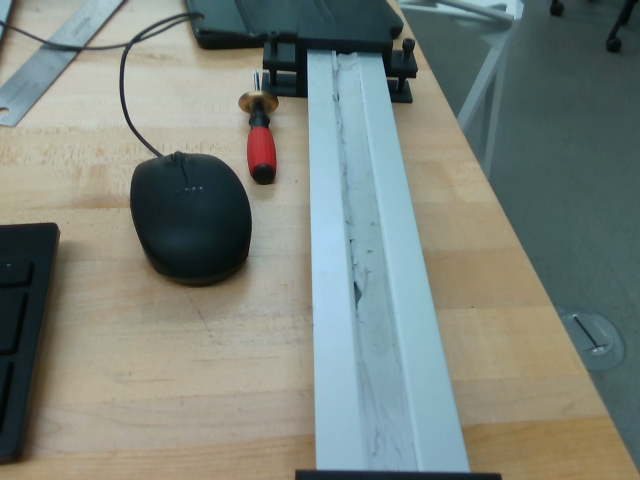
#> input picture rgb/rgb_001.png, 640 x 480 px, found by its file name
$ python bounding_box.py
#> lines starting #> are read from the running program, lines starting #| are printed output that depends on the picture; after the words box and inside, x2 and y2 are one past the last pixel; in counts of white or black regions, pixels touching at a corner belong together
import cv2
import numpy as np
from PIL import Image, ImageDraw, ImageFont

def find_bounding_box (image_path):
#> called with image_path = 'C:/Users/ashwi/Desktop/rgb_001.png'
    image = cv2.imread(image_path)
#> image is the input picture: shape (480, 640, 3); mean B, G, R 123.3, 130.8, 122.3

    if image is None:
        print(f"Error: Could not load image from {image_path}")
        return None, None

    hsv = cv2.cvtColor(image, cv2.COLOR_BGR2HSV)
#> hsv: shape (480, 640, 3); mean H, S, V 58.4, 62.9, 138.3
    # Define yellow range (tune as needed)
    # lower_yellow = np.array([20, 100, 100])
    # upper_yellow = np.array([30, 255, 255])

    lower_blue = np.array([100, 150, 50])
    upper_blue = np.array([140, 255, 255])
    # White range
    lower_white = np.array([0, 0, 200])
    upper_white = np.array([180, 40, 255])


    # Threshold
    mask= cv2.inRange(hsv, lower_blue, upper_blue)
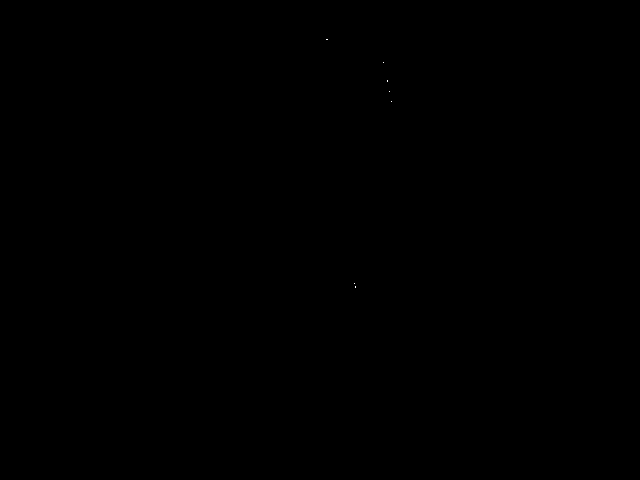
#> mask: shape (480, 640); 0% white in thin lines or dots, all inside (x1, y1, x2, y2) = (326, 39, 392, 288)
    # mask_yellow = cv2.inRange(hsv, lower_yellow, upper_yellow)
    # mask_white = cv2.inRange(hsv, lower_white, upper_white)
    # mask = cv2.bitwise_or(mask_yellow, mask_white)
    # Find contours
    contours, _ = cv2.findContours(mask, cv2.RETR_EXTERNAL, cv2.CHAIN_APPROX_SIMPLE)
#> contours = 7 contours, all with area under 20


    if contours:
        c = max(contours, key=cv2.contourArea)
#> c = [[355, 286], [355, 287]]
        x, y, w, h = cv2.boundingRect(c)
#> x = 355; y = 286; w = 1; h = 2
        # return image, (x - 30, y, w + 60, h + 250)
        return image, (x, y, w, h + 250)
    else:
        print("No yellow contours found")
        return image, None


def draw_bounding_box(image, bbox, color=(0, 255, 0), thickness=2):

    if bbox is not None:
        x, y, w, h = bbox
        # cv2.rectangle(image, (x - 30, y ), (x + 30 + w , y + 250 + h), color, thickness)
        cv2.rectangle(image, (x, y ), (x + w , y + h), color, thickness)
        # Optional: Add text label
        cv2.putText(image, f'Blue Sticker', (x, y-10),
                   cv2.FONT_HERSHEY_SIMPLEX, 0.6, color, thickness)
    return image

def draw_bbox_with_sam_coords(image_path, bbox):
    x, y, w, h = bbox
    bbox_xyxy = n
    # Open image
    image = Image.open(image_path).convert("RGB")
    draw = ImageDraw.Draw(image)

    # Draw bounding box
    draw.rectangle(bbox_xyxy, outline='green', width=3)

    # Prepare text
    text = f"{bbox_xyxy}"
    try:
        font = ImageFont.truetype("arial.ttf", 20)
    except IOError:
        font = ImageFont.load_default()

    # Position text slightly above the box
    x, y = bbox_xyxy[0], bbox_xyxy[1]
    text_position = (x, y - 25)

    # Draw text
    draw.text(text_position, text, fill='green', font=font)

    # Save or display
    image.save('C:/Users/ashwi/Desktop/diffused_img/bbox_with_text_126.png')
    image.show()
    return image


image_path = 'C:/Users/ashwi/Desktop/rgb_001.png'
image, bbox = find_bounding_box(image_path)
#> bbox = (355, 286, 1, 252)


if image is not None:
        if bbox is not None:

            result_image = draw_bounding_box(image.copy(), bbox)
#> in draw_bounding_box, `x, y, w, h = bbox`: x = 355; y = 286; w = 1; h = 252
#> in draw_bounding_box, `cv2.putText(image, f'Blue Sticker', (x, y-10), cv2.FONT_HERSHEY_SIMPLE..`:
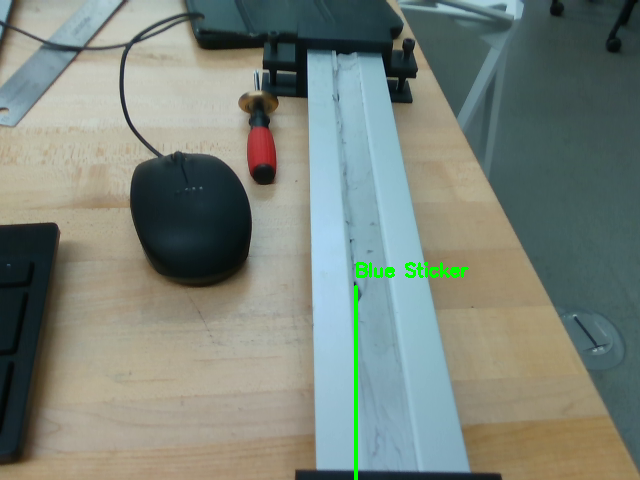
#> image: shape (480, 640, 3); mean B, G, R 122.4, 131.3, 121.7
            # result_image = draw_bbox_with_sam_coords(image_path, bbox)

            cv2.imshow('Original with Bounding Box', result_image)
            cv2.waitKey(0)
            cv2.destroyAllWindows()

            cv2.imwrite('C:/Users/ashwi/Desktop/rgb_001_bbox.png', result_image)

$ run again, with rgb/rgb_002.png copied over rgb/rgb_001.png
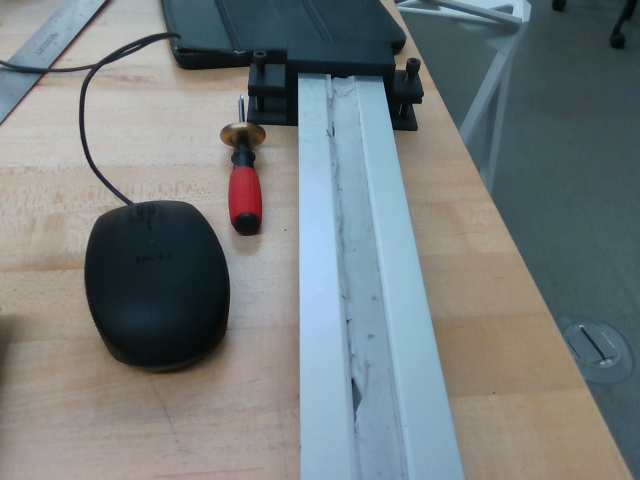
#> input picture rgb/rgb_002.png, 640 x 480 px, found by its file name
#> in find_bounding_box, image is the input picture: shape (480, 640, 3); mean B, G, R 125.7, 125, 117.5
#> hsv: shape (480, 640, 3); mean H, S, V 62.6, 60.3, 135.5
#> mask: shape (480, 640); 0.01% white in thin lines or dots, all inside (x1, y1, x2, y2) = (223, 22, 600, 384)
#> contours = 20 contours, all with area under 20
#> c = [[352, 383]]
#> in find_bounding_box, `x, y, w, h = cv2.boundingRect(c)`: x = 352; y = 383; w = 1
#> bbox = (352, 383, 1, 251)
#> in draw_bounding_box, `x, y, w, h = bbox`: x = 352; y = 383; w = 1; h = 251
#> in draw_bounding_box, `cv2.putText(image, f'Blue Sticker', (x, y-10), cv2.FONT_HERSHEY_SIMPLE..`:
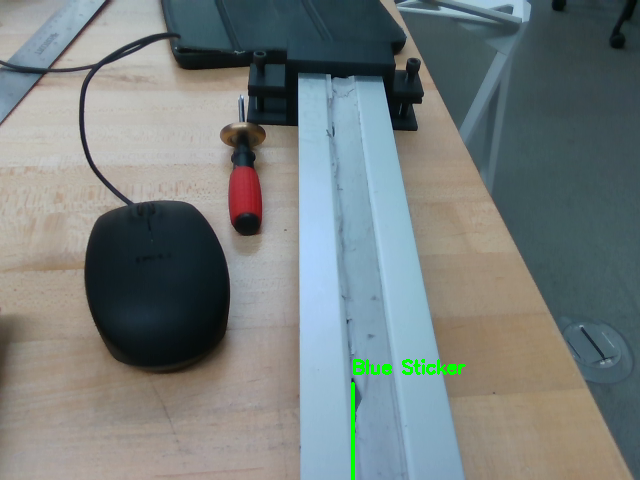
#> image: shape (480, 640, 3); mean of channels 0, 1, 2 125, 125.4, 117; drawn as B, G, R

$ run again, with rgb/rgb_003.png copied over rgb/rgb_001.png
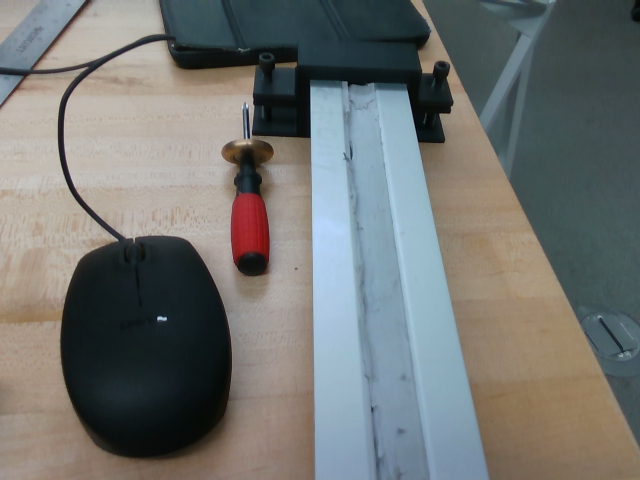
#> input picture rgb/rgb_003.png, 640 x 480 px, found by its file name
#> in find_bounding_box, image is the input picture: shape (480, 640, 3); mean B, G, R 114.3, 116.5, 113.9
#> hsv: shape (480, 640, 3); mean H, S, V 60, 61.5, 127.8
#> mask: shape (480, 640); 0% white in thin lines or dots, all inside (x1, y1, x2, y2) = (163, 98, 418, 320)
#> contours = 7 contours, all with area under 20
#> c = [[167, 319]]
#> in find_bounding_box, `x, y, w, h = cv2.boundingRect(c)`: x = 167; y = 319; w = 1
#> bbox = (167, 319, 1, 251)
#> in draw_bounding_box, `x, y, w, h = bbox`: x = 167; y = 319; w = 1; h = 251
#> in draw_bounding_box, `cv2.putText(image, f'Blue Sticker', (x, y-10), cv2.FONT_HERSHEY_SIMPLE..`:
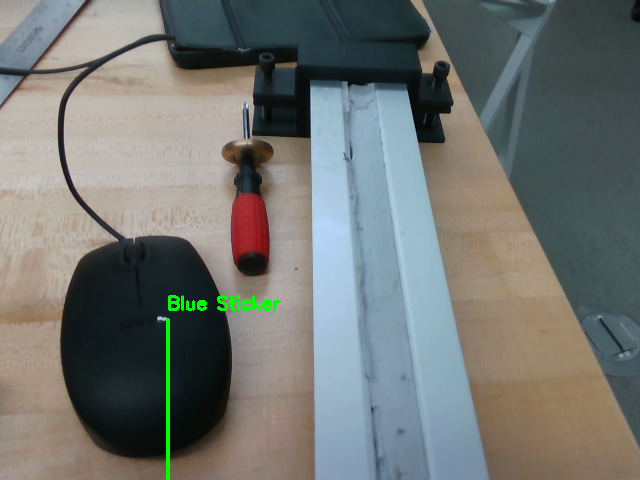
#> image: shape (480, 640, 3); mean B, G, R 114, 117.4, 113.6
